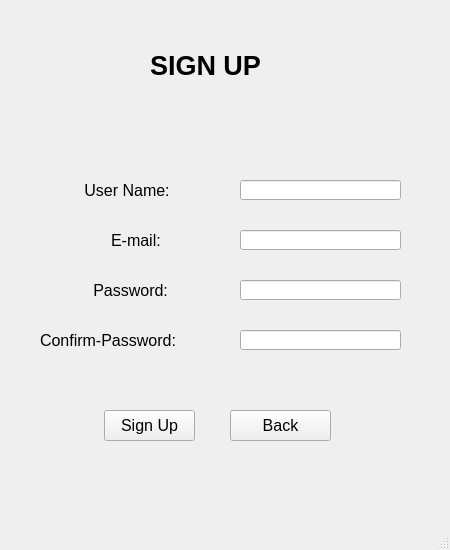
<?xml version="1.0" encoding="UTF-8"?>
<ui version="4.0">
 <class>MainWindow</class>
 <widget class="QMainWindow" name="MainWindow">
  <property name="geometry">
   <rect>
    <x>0</x>
    <y>0</y>
    <width>450</width>
    <height>550</height>
   </rect>
  </property>
  <property name="windowTitle">
   <string>MainWindow</string>
  </property>
  <widget class="QWidget" name="centralwidget">
   <widget class="QWidget" name="widget" native="true">
    <property name="geometry">
     <rect>
      <x>0</x>
      <y>0</y>
      <width>601</width>
      <height>601</height>
     </rect>
    </property>
    <widget class="QLabel" name="label">
     <property name="geometry">
      <rect>
       <x>150</x>
       <y>50</y>
       <width>121</width>
       <height>31</height>
      </rect>
     </property>
     <property name="font">
      <font>
       <pointsize>20</pointsize>
       <weight>75</weight>
       <bold>true</bold>
      </font>
     </property>
     <property name="text">
      <string>SIGN UP</string>
     </property>
    </widget>
    <widget class="QLabel" name="label_2">
     <property name="geometry">
      <rect>
       <x>40</x>
       <y>180</y>
       <width>141</width>
       <height>20</height>
      </rect>
     </property>
     <property name="font">
      <font>
       <pointsize>12</pointsize>
      </font>
     </property>
     <property name="autoFillBackground">
      <bool>true</bool>
     </property>
     <property name="styleSheet">
      <string notr="true"/>
     </property>
     <property name="text">
      <string>          User Name:</string>
     </property>
    </widget>
    <widget class="QLabel" name="label_3">
     <property name="geometry">
      <rect>
       <x>40</x>
       <y>230</y>
       <width>141</width>
       <height>20</height>
      </rect>
     </property>
     <property name="font">
      <font>
       <pointsize>12</pointsize>
      </font>
     </property>
     <property name="autoFillBackground">
      <bool>true</bool>
     </property>
     <property name="styleSheet">
      <string notr="true"/>
     </property>
     <property name="text">
      <string>                E-mail:</string>
     </property>
    </widget>
    <widget class="QLabel" name="label_4">
     <property name="geometry">
      <rect>
       <x>40</x>
       <y>280</y>
       <width>141</width>
       <height>21</height>
      </rect>
     </property>
     <property name="font">
      <font>
       <pointsize>12</pointsize>
      </font>
     </property>
     <property name="autoFillBackground">
      <bool>true</bool>
     </property>
     <property name="styleSheet">
      <string notr="true"/>
     </property>
     <property name="text">
      <string>            Password:</string>
     </property>
    </widget>
    <widget class="QLabel" name="label_5">
     <property name="geometry">
      <rect>
       <x>40</x>
       <y>330</y>
       <width>141</width>
       <height>21</height>
      </rect>
     </property>
     <property name="font">
      <font>
       <pointsize>12</pointsize>
      </font>
     </property>
     <property name="autoFillBackground">
      <bool>true</bool>
     </property>
     <property name="styleSheet">
      <string notr="true"/>
     </property>
     <property name="text">
      <string>Confirm-Password:</string>
     </property>
    </widget>
    <widget class="QLineEdit" name="lineEdit">
     <property name="geometry">
      <rect>
       <x>240</x>
       <y>180</y>
       <width>161</width>
       <height>20</height>
      </rect>
     </property>
    </widget>
    <widget class="QLineEdit" name="lineEdit_2">
     <property name="geometry">
      <rect>
       <x>240</x>
       <y>230</y>
       <width>161</width>
       <height>20</height>
      </rect>
     </property>
    </widget>
    <widget class="QLineEdit" name="lineEdit_3">
     <property name="geometry">
      <rect>
       <x>240</x>
       <y>280</y>
       <width>161</width>
       <height>20</height>
      </rect>
     </property>
    </widget>
    <widget class="QLineEdit" name="lineEdit_4">
     <property name="geometry">
      <rect>
       <x>240</x>
       <y>330</y>
       <width>161</width>
       <height>20</height>
      </rect>
     </property>
    </widget>
    <widget class="QPushButton" name="pushButton">
     <property name="geometry">
      <rect>
       <x>104</x>
       <y>410</y>
       <width>91</width>
       <height>31</height>
      </rect>
     </property>
     <property name="font">
      <font>
       <pointsize>12</pointsize>
      </font>
     </property>
     <property name="text">
      <string>Sign Up</string>
     </property>
    </widget>
    <widget class="QPushButton" name="pushButton_2">
     <property name="geometry">
      <rect>
       <x>230</x>
       <y>410</y>
       <width>101</width>
       <height>31</height>
      </rect>
     </property>
     <property name="font">
      <font>
       <pointsize>12</pointsize>
      </font>
     </property>
     <property name="text">
      <string>Back</string>
     </property>
    </widget>
   </widget>
  </widget>
  <widget class="QMenuBar" name="menubar">
   <property name="geometry">
    <rect>
     <x>0</x>
     <y>0</y>
     <width>450</width>
     <height>21</height>
    </rect>
   </property>
  </widget>
  <widget class="QStatusBar" name="statusbar"/>
 </widget>
 <resources/>
 <connections/>
</ui>
